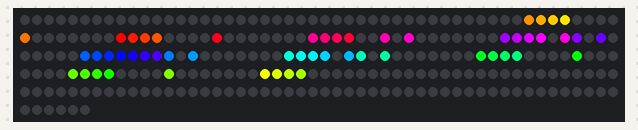
Simulated run of this program. Board: Raspberry Pi Pico running MicroPython. Shown: 256 RGB LEDs in strip order, left to right, continuing on the next row.

Above: at 0.46 s.
At 2.92 s:
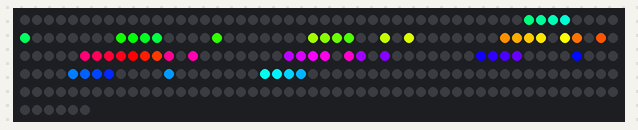
At 5.39 s:
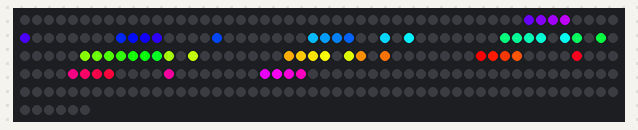
At 11.24 s:
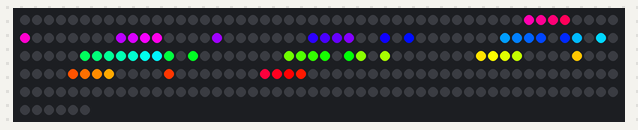
At 17.08 s:
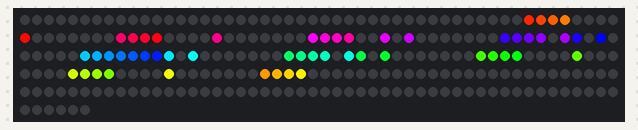
At 21.7 s:
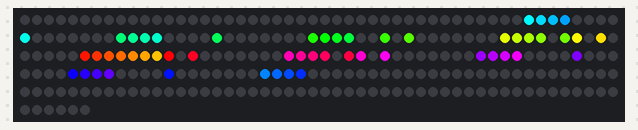

The program:

hanukia.py
```python
import plasma
from plasma import plasma_stick
import time

"""
Make some rainbows!
"""

# list of leds to switch on
onLeds = [170,171,172,173,162,154,155,156,157,146,138,139,140,141,130,128,122,123,124,125,127,114,112,105,106,107,108,109,110,111,98,96,90,91,92,93,95,82,80,74,75,76,77,66,58,59,60,61,50,42,43,44,45];

# Set how many LEDs you have
NUM_LEDS = len(onLeds)
NUM_LEDS2 = 32*8

# The SPEED that the LEDs cycle at (1 - 255)
SPEED = 20

# How many times the LEDs will be updated per second
UPDATES = 60

# WS2812 / NeoPixel™ LEDs
led_strip = plasma.WS2812(NUM_LEDS2, 0, 0, plasma_stick.DAT, color_order=plasma.COLOR_ORDER_RGB)

# Start updating the LED strip
led_strip.start()

offset = 0.0

# Make rainbows
while True:

    SPEED = min(255, max(1, SPEED))
    offset += float(SPEED) / 2000.0

    for i in range(NUM_LEDS):
        hue = float(i) / NUM_LEDS
        led_strip.set_hsv(onLeds[i], hue + offset, 1.0, 1.0)

    time.sleep(1.0 / UPDATES)
```
